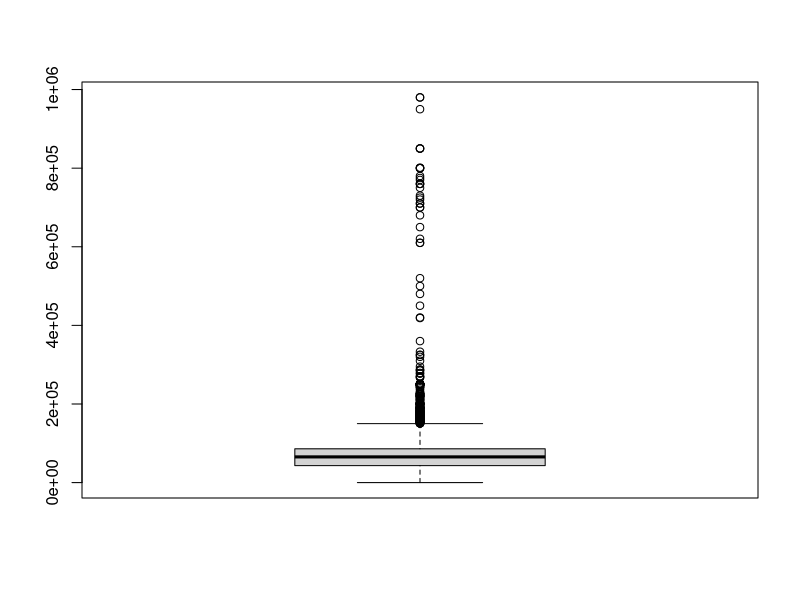
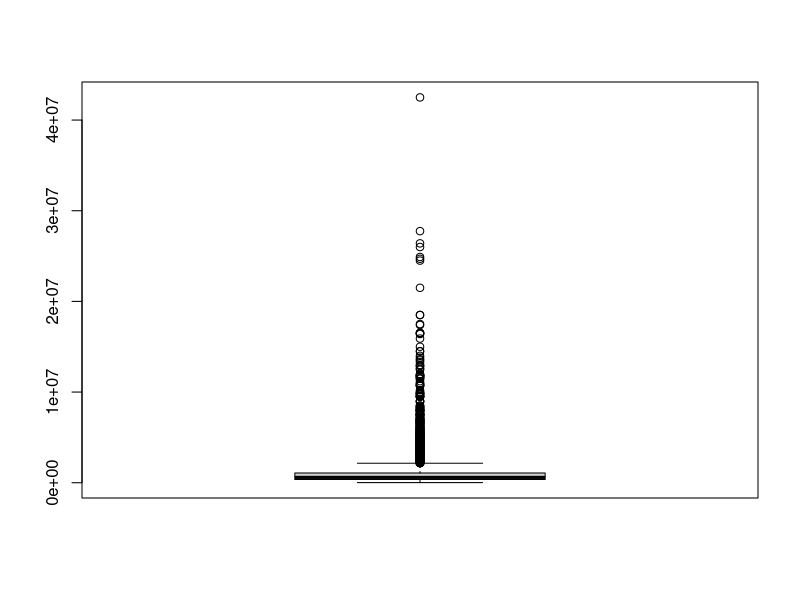

Write the R code that produced these figures, in order.
Sys.setlocale("LC_TIME", "C")  # Set to English for date parsing"convert NOV -> 11"
#Load data set and view its structure
data_frame <- read.csv("used_car_dataset.csv",na.strings="")
str(data_frame)

#Checking and removing Nulls
sum(is.na(data_frame))
data_frame <- na.omit(data_frame)

# Removing duplicates
data_frame <- unique(data_frame)

#Changing PostedDate column into date format for later analysis
Sys.setlocale("LC_TIME", "C")  # Set to English for date parsing"convert NOV -> 11"
data_frame$PostedDate <- paste0(data_frame$PostedDate, "-15")
data_frame$PostedDate <- as.Date(strptime(data_frame$PostedDate, format="%b-%y-%d"))

#Extracting year from PostedDate
data_frame$PostedYear <- as.integer(format(data_frame$PostedDate, "%Y"))

#Discovering and fixing Age inconsistency isssue
unique(data_frame$Year + data_frame$Age == data_frame$PostedYear)
data_frame$Age = (data_frame$PostedYear - data_frame$Year)


#تست

#Checking nominal values
unique(data_frame$Brand)
unique(data_frame$kmDriven)
unique(data_frame$model)
unique(data_frame$Transmission)
unique(data_frame$Owner)
unique(data_frame$FuelType)

#Changing numeric strings into numeric
data_frame$kmDriven = gsub(",", "", data_frame$kmDriven)
data_frame$kmDriven = sub("km", "", data_frame$kmDriven)
data_frame$kmDriven = as.integer(data_frame$kmDriven)

data_frame$AskPrice = gsub(",", "", data_frame$AskPrice)
data_frame$AskPrice = sub("₹", "", data_frame$AskPrice)
data_frame$AskPrice = as.integer(data_frame$AskPrice)

#Removing incorrect data
data_frame <- data_frame[!(data_frame$kmDriven == 0 & data_frame$Age > 0 & data_frame$Owner == "second"),]

#Fixing numeric data outliers problem
boxplot(data_frame$kmDriven)
kmDriven.Q1 <- quantile(data_frame$kmDriven, 0.25)
kmDriven.Q3 <- quantile(data_frame$kmDriven, 0.75)
kmDriven.IQR <- IQR(data_frame$kmDriven)
data_frame$kmDriven[data_frame$kmDriven < kmDriven.Q1 - 1.5*kmDriven.IQR] <- kmDriven.Q1 - 1.5*kmDriven.IQR
data_frame$kmDriven[data_frame$kmDriven > kmDriven.Q3 + 1.5*kmDriven.IQR] <- kmDriven.Q3 + 1.5*kmDriven.IQR

boxplot(data_frame$AskPrice)
AskPrice.Q1 <- quantile(data_frame$AskPrice, 0.25)
AskPrice.IQR <- IQR(data_frame$AskPrice)
data_frame$AskPrice[data_frame$AskPrice < AskPrice.Q1 - 1.5*AskPrice.IQR] = AskPrice.Q1 - 1.5*AskPrice.IQR
